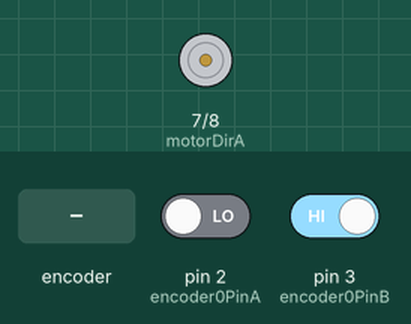
Simulated run of this sketch. Board: Arduino Uno, built with avr-gcc and run on an emulated ATmega328P. Shown: motor-driver pin pairs drawn as motors (green arrow = first pin HIGH = forward, orange = second pin HIGH = backward, longer = more drive, scaled by the enable pin). The test bench sets the inputs (shaded band); at power-on: pin 2 (encoder0PinA) LOW, pin 3 (encoder0PinB) HIGH.

Above: at 1.2 s.
1.3 s: rotary encoder on pin 2 (encoder0PinA) / pin 3 (encoder0PinB) turned 3 steps (first pin leading)
At 2.0 s:
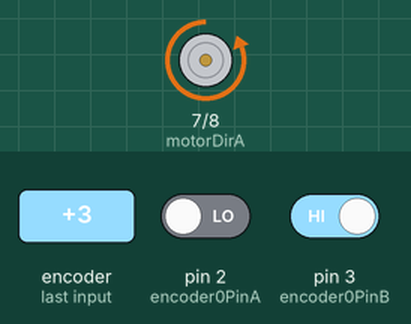
3.4 s: rotary encoder on pin 2 (encoder0PinA) / pin 3 (encoder0PinB) turned 2 steps (second pin leading)
At 4.0 s:
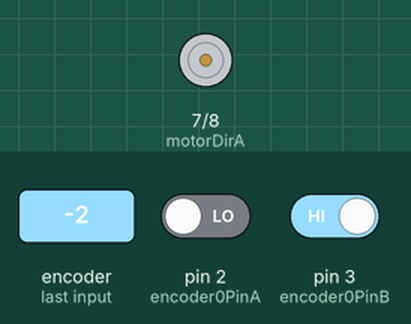
5.3 s: rotary encoder on pin 2 (encoder0PinA) / pin 3 (encoder0PinB) turned 2 steps (second pin leading)
At 6.9 s:
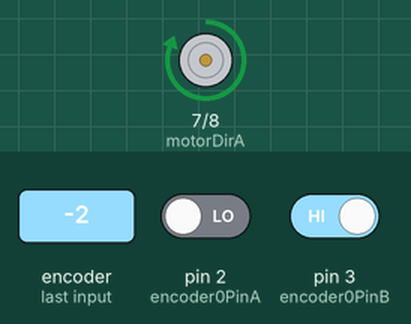
Timing chart, 0 to 8.4 s (numbered marks = the images above; inputs shaded):
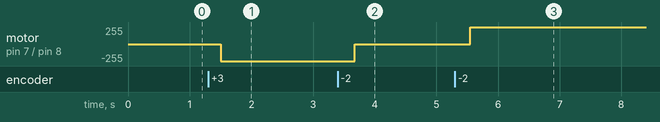

Measured:
- after the input at 1.3 s, motor on pin 7 (motorDirA) / pin 8 (motorDirB): stopped → backward 255/255 after 0.20 s
- after the input at 3.4 s, motor on pin 7 (motorDirA) / pin 8 (motorDirB): backward 255/255 → stopped after 0.28 s
- after the input at 5.3 s, motor on pin 7 (motorDirA) / pin 8 (motorDirB): stopped → forward 255/255 after 0.25 s

The sketch:

test_motor_driving_7_try_PID_ctrl_Teensy.ino
```cpp
//ON TEENSY
//currently using 3.3V to power encoder but in reality would do 5V and voltage divider
//doesn't yet use gyroscope to control (and doesn't yet read gyroscope, but see the test_IMU_10... file)
//and attempt to merge them

int encoder0PinA = 2;
int encoder0PinB = 3;
int motorPWM = 17;//changed from 5
int motorDirA = 7;//changed from 7
int motorDirB = 8;//changed from 8

double force = 0;
double duty = 0;
double duty_coeff = 7.94326331388610; //from Matlab regression of torque duty test
double torque = 0;
double pend_rad = 0.10529; //pendulum radius [m]
double output=0;
int clickres = 4; //quarter ticks

//Encoder Variables
unsigned long ticks_per_rev = 12;
volatile signed long num_revs = 0;
unsigned long lastRead = 0;
unsigned long interval = 1000;//seconds
unsigned int sec_count =0;
double curr_time = 0;
volatile signed long encoder0Pos = 0;

volatile signed long tick = 0;
volatile signed long prev_tick = 0;
volatile signed long tick_thresh = 1000;
double angle_enc = 0; //encoder angle
double angle = 0;

//for feedback control:
//double x_des = double(pend_rad*double(M_PI/double(2))); //desired angle, changed from 0
double x_des=0;
double vel_des = 0;
int output_count = 0;
//double pend_rad = 0.10529; //pendulum radius [m]
double kp = 0.9;
double kd = 0.1;
double ki = 0;//changed from 0.0001
double pos_diff = 0;
double e_int = 0;
double vel_diff = 0;
//double force = 0;
//double torque = 0;


// Kinematics variables
double x = 0; // Position of the handle [m]
double x_prev; // Distance of the pendulum at previous time step
double x_prev2;
double dx; // Velocity of the handle
double dx_prev;
double dx_prev2;
double dx_filt; // Filtered velocity of the handle
double dx_filt_prev;
double dx_filt_prev2;


//---------End------------

double t_val = 0;


// Initial time
long int ti;


void setup() {
  // put your setup code here, to run once:
  Serial.begin(9600);//changed from 115200
  pinMode(motorPWM, OUTPUT);
  pinMode(motorDirA, OUTPUT);
  pinMode(motorDirB, OUTPUT);
  analogWrite(motorPWM, 0); //make sure motor is off
  digitalWrite(motorDirA, LOW);
  digitalWrite(motorDirB, LOW);
  pinMode(encoder0PinA, INPUT);
  pinMode(encoder0PinB, INPUT);
  attachInterrupt(digitalPinToInterrupt(encoder0PinA), doEncoderA, CHANGE);
  attachInterrupt(digitalPinToInterrupt(encoder0PinB), doEncoderB, CHANGE);

}

void loop() {
  curr_time = millis()-ti;
  //Serial.println(curr_time);
  if (encoder0Pos%clickres==0 && encoder0Pos!=0) {
    int sign = encoder0Pos/clickres;
    tick+=(signed long)(sign);
    encoder0Pos=0;
  }
  if (abs(tick-prev_tick)>=tick_thresh) {
    tick = prev_tick;
  } else {
    prev_tick = tick;
  }
  double tick_fraction = (double)encoder0Pos/clickres;
  double tick_decimal = (double)(tick+tick_fraction);
  double arc_fraction = (double)(tick_decimal/ticks_per_rev);
  angle_enc = (double)(arc_fraction*360); //degrees
  angle = double(angle_enc * double(M_PI/180));
  t_val = millis()-ti;
  x = pend_rad*angle;
  dx = (double)(x - x_prev) / 0.001;
  dx_filt = .9*dx + 0.1*dx_prev;
  pos_diff = x-x_des;
  e_int +=pos_diff;
  vel_diff = dx_filt-vel_des;
  //Serial.println(angle_enc,7);
  force = kd*(vel_diff)+kp*(pos_diff)+ki*e_int;
  torque = force*pend_rad;
  //Serial.println(torque,7);
  duty = duty_coeff* sqrt(abs(torque));
  if (duty > 1) {
    duty = 1;
  } else if (duty < 0) {
    duty = 0;
  }
  output = (int)(duty* 255);
  //Serial.println(output);
  if(force<0) {
    digitalWrite(motorDirA, HIGH);
    digitalWrite(motorDirB,LOW);
  } else {
    digitalWrite(motorDirA, LOW);
    digitalWrite(motorDirB,HIGH);
  }
  // Make sure the duty cycle is between 0 and 100%
  //Serial.println(output);
  analogWrite(motorPWM,output);  // output the signal
   // Set previous to current
   x_prev2 = x_prev;
   x_prev = x;
   dx_prev2 = dx_prev;
   dx_prev = dx;
   dx_filt_prev2 = dx_filt_prev;
   dx_filt_prev = dx_filt;
}

void doEncoderA() {
  //Serial.println("I'm here");
  // look for a low-to-high on channel A
  if (digitalRead(encoder0PinA) == HIGH) {
    //Serial.println("A went high");
    // check channel B to see which way encoder is turning
    if (digitalRead(encoder0PinB) == LOW) {
      encoder0Pos = encoder0Pos + 1;         // CW
    }
    else {
      encoder0Pos = encoder0Pos - 1;         // CCW
    }
  }
  else   // must be a high-to-low edge on channel A
  {
    // check channel B to see which way encoder is turning
    if (digitalRead(encoder0PinB) == HIGH) {
      encoder0Pos = encoder0Pos + 1;          // CW
    }
    else {
      encoder0Pos = encoder0Pos - 1;          // CCW
    }
  }
  //Serial.println (encoder0Pos, DEC);
  // use for debugging - remember to comment out
}

void doEncoderB() {
  // look for a low-to-high on channel B
  if (digitalRead(encoder0PinB) == HIGH) {

    // check channel A to see which way encoder is turning
    if (digitalRead(encoder0PinA) == HIGH) {
      encoder0Pos = encoder0Pos + 1;         // CW
    }
    else {
      encoder0Pos = encoder0Pos - 1;         // CCW
    }
  }
  // Look for a high-to-low on channel B
  else {
    // check channel B to see which way encoder is turning
    if (digitalRead(encoder0PinA) == LOW) {
      encoder0Pos = encoder0Pos + 1;          // CW
    }
    else {
      encoder0Pos = encoder0Pos - 1;          // CCW
    }
  }
}


  //----------------End---------------------
```
